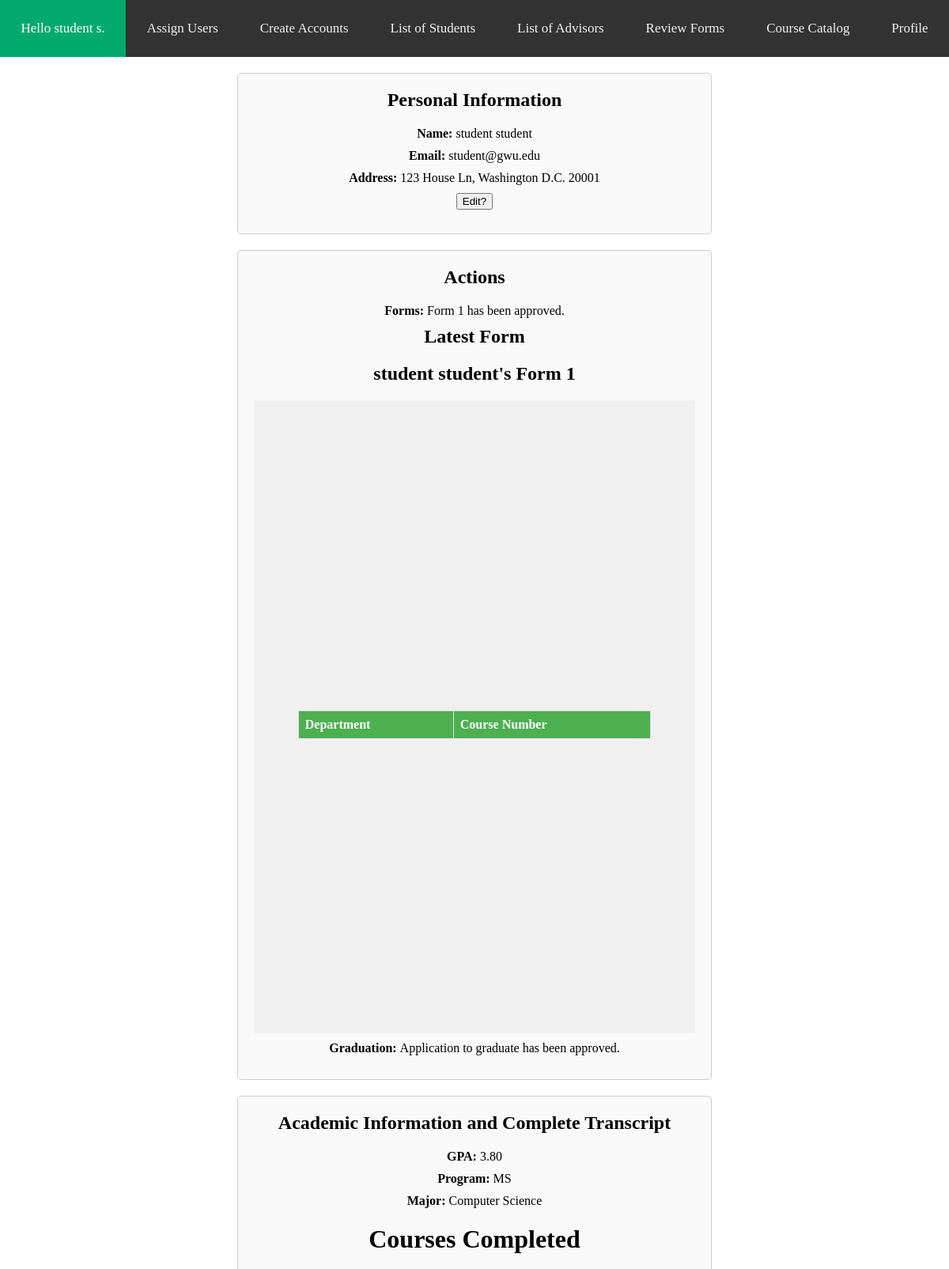
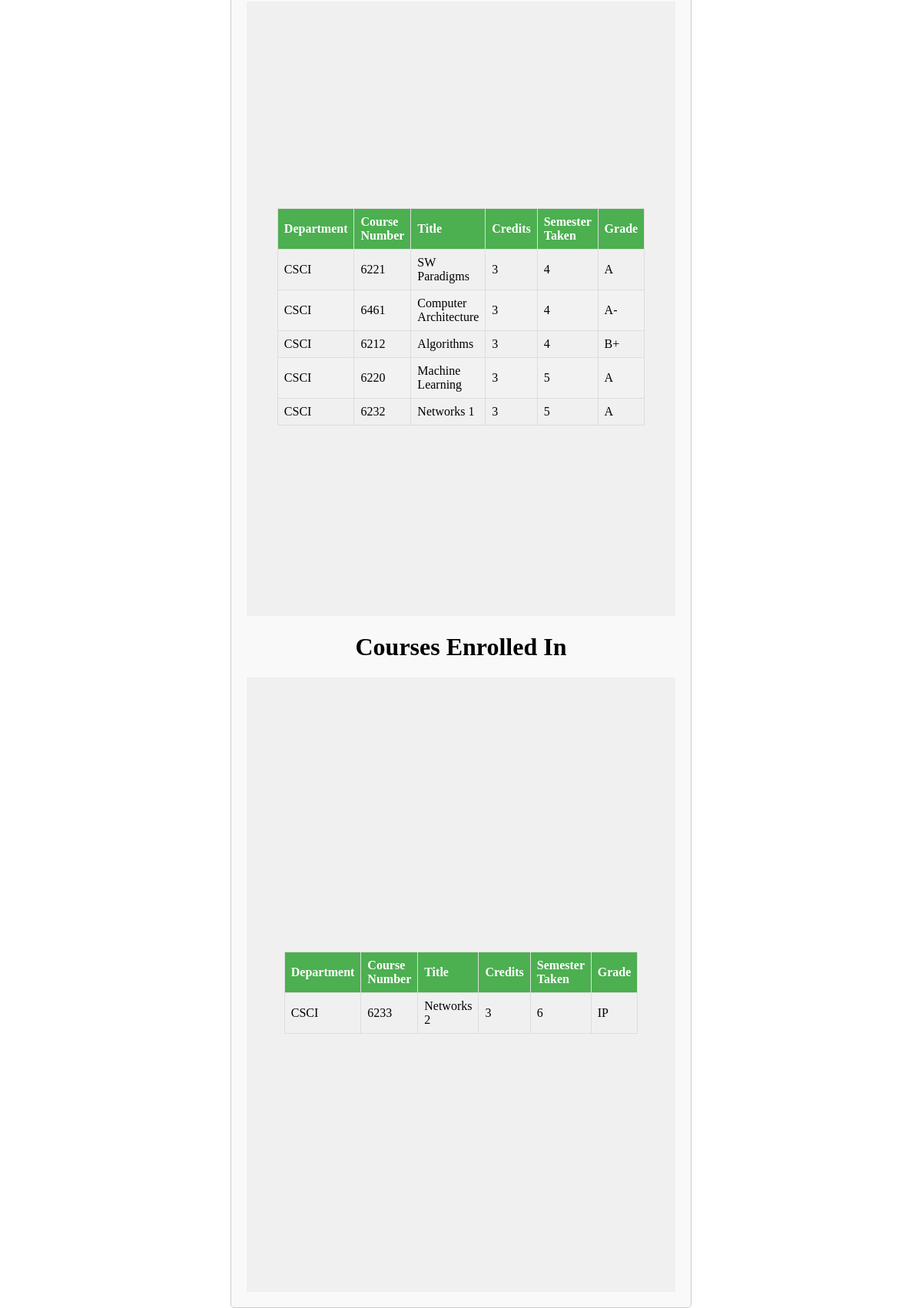
The app's page /studentprofile/3 (signed in) with its own data (2 pictures, top to bottom).
### tables this page shows
CREATE TABLE user_information(
    first_name          VARCHAR(20), 
    last_name           VARCHAR(20),
    -- sys_admin (0) /grad_sec (1) /fac_adv (2) /grad_stu (3) /alumni (4)
    type                INTEGER NOT NULL DEFAULT 5,
    email               VARCHAR(20),
    address             VARCHAR(20),
    user_id             VARCHAR(20),
    FOREIGN KEY (user_id) REFERENCES user_credentials (user_id)
);

CREATE TABLE graduate_student (
    -- student ID
    university_id       VARCHAR(20) UNIQUE,
    --user_id
    user_id             INTEGER UNIQUE,
    -- who the advisor was
    advisor_id          INTEGER,
    -- MA/MS/PhD
    type_of_program     VARCHAR(4),
    -- what they are studying
    area_of_study       VARCHAR(20),
    -- cleared for graduation, 0 is not cleared, 1 is cleared
    cleared             BIT NOT NULL DEFAULT 0,
    gpa                 VARCHAR(20),
    FOREIGN KEY (user_id) REFERENCES user_credentials (user_id),
    FOREIGN KEY (advisor_id) REFERENCES faculty_advisor (user_id)
    -- FOREIGN KEY (cleared) REFERENCES graduation_application (approved)
);

CREATE TABLE course_taken (
    university_id       VARCHAR(20) NOT NULL,
    dept                VARCHAR(4) NOT NULL,
    course_num          INT NOT NULL,
    course_title        VARCHAR(20) NOT NULL,
    credits             INT NOT NULL,
    -- freshfall (0) / freshspri (1) / sophfall (2) / sophspri (3) / jf (4) / js (5) / sf (6) / ss (7)
    semester_taken      INT NOT NULL,
    grade               VARCHAR(2)
);

### main.py (the view)
@app.route('/studentprofile/<id>', methods = ['GET', 'POST'])
def preview(id):
    cursor = get_connection().cursor()
    cursor.execute("SELECT * FROM course_taken WHERE course_taken.university_id = (SELECT university_id FROM graduate_student WHERE user_id = ? )", (id,))
    taken_courses = cursor.fetchall()
    cursor.execute("SELECT * FROM user_information LEFT JOIN graduate_student ON user_information.user_id = graduate_student.user_id WHERE user_information.user_id = ?", (id,))
    student = cursor.fetchone()
    first_name = student['first_name']
    last_name = student['last_name']
    user_id = student['user_id']
    access = session['access']
    stud_access = student['type']
    email = student['email']
    address = student['address']
    university_id = student['university_id']
    gpa = student['gpa']
    type_of_program = student['type_of_program']
    area_of_study = student['area_of_study']
    return render_template('profile.html', first_name = first_name, last_name = last_name, access = access, email = email, address = address, university_id = university_id, gpa = gpa, type_of_program = type_of_program, area_of_study = area_of_study, taken_courses = taken_courses, preview = 1, stud_access = stud_access, user_id = user_id)

### main.py (called while the page is built)
def get_connection():
    connection = getattr(g, '_database', None)
    if connection is None:
        connection = g._database = sqlite3.connect("database.db")
        connection.row_factory = sqlite3.Row
    return connection

### templates/profile.html (shortened to what this page needs)
<!DOCTYPE html>
<html>
<head>
</head>
<body>
    <div class="topnav">
        <a class="active" href="/profile">
            Hello {{ first_name }} {{ last_name[0] }}.</a>
        {% if access == 0 %}
            <a class="centered" href="/assign">Assign Users</a>
            <a class="centered" href="/create">Create Accounts</a>
            <a class="centered" href="/students">List of Students</a>
            <a class="centered" href="/advisors">List of Advisors</a>
            <a class="centered" href="{{ url_for('review_forms') }}">Review Forms</a>
            <a class="centered" href="{{ url_for('course_catalog')}}">Course Catalog</a>
        {% elif access == 1 %}
            <a class="centered" href="/students">List of Students</a>
            <a class="centered" href="/advisors">List of Advisors</a>
            <a class="centered" href="{{ url_for('course_catalog')}}">Course Catalog</a>
        {% elif access == 2 %}
            <a class="centered" href="{{ url_for('list_of_advisees')}}">List of Advisees'</a>
            <a class="centered" href="{{ url_for('review_forms') }}">Review Forms</a>
            <a class="centered" href="{{ url_for('course_catalog')}}">Course Catalog</a>
        {% elif access == 3 %}
            <a class="centered" href="{{ url_for('taken_course_and_requirements')}}">Taken Courses and Requirements</a>
            <a class="centered" href="{{ url_for('course_catalog')}}">Course Catalog</a>
            <a class="centered" href="{{ url_for('forms')}}">Submit Forms</a>
        {% endif %}
            <a class="centered" href="{{ url_for('profile')}}">Profile</a>
    </div>
    <div class="user-info-container">
        <div class="user-info-box">
            <h2>Personal Information</h2>
            <p><b>Name:</b> {{ first_name }} {{ last_name }}</p>
            <p><b>Email:</b> {{ email }}</p>
            <p><b>Address:</b> {{ address }}</p>
            <p><button class="edit_button" onclick="open_edit_form()"> Edit? </button></p>
        </div>
    </div>
    {% if access == 0 and preview != 1 %}
    <div class="user-actions-container">
        <div class="user-actions-box">
            <h2>Actions</h2>
            <form action="{{ url_for('profile', logout = 'True') }}" method="POST">
                <p><button class="logout-button" type="submit"> Sign Out? </button></p>
            </form>
        </div>
    </div>
    {% elif access == 3 or (preview == 1 and stud_access == 3) %}
        <div class="user-actions-container">
            <div class="user-actions-box">
                <h2>Actions</h2>
                <p><b>Forms: </b>
                    {% if form == 'none' %}
                        No Form 1 has been submitted.
                    {% elif form == 'pending' %}
                        Form 1 is pending approval.
                    {% else %}
                        Form 1 has been approved.
                    {% endif %}
                </p>
                <h2>Latest Form</h2>
                {% if form == 'none' %}
                    No form to display.
                {% else %}
                <h2>{{ first_name }} {{ last_name }}'s Form 1</h2>
                <div class="center-table">
                    <table>
                        <thead>
                            <th> Department </th>
                            <th> Course Number </th>
                        </thead>
                    </table>
                </div>
                {% endif %}
                <p><b>Graduation: </b>
                    {% if cleared == 'none' %}
                        No application to graduate.
                    {% elif cleared == 'pending' %}
                        Graduation application is pending approval.
                    {% else %}
                        Application to graduate has been approved.
                    {% endif %}
                </p>
            </div>
        </div>
        <div class="academic-info-container">
            <div class="academic-info-box">
                <h2>Academic Information and Complete Transcript</h2>
                <p><b>GPA:</b> {{ gpa }}</p>
                <p><b>Program:</b> {{ type_of_program }}</p>
                <p><b>Major:</b> {{ area_of_study }} </p>
                <div class="courses_taken">
                    <div class="title">
                        <h1>Courses Completed</h1>
                    </div>
                    <div class="center-table">
                        <table>
                            <thead>
                                <th> Department </th>
                                <th> Course Number </th>
                                <th> Title </th>
                                <th> Credits </th>
                                <th> Semester Taken </th>
                                <th> Grade </th>
                            </thead>
                            <tbody>
                                {% for course in taken_courses if not course[6] == 'IP' %}
                                    <tr>
                                        <td> {{course[1]}} </td>
                                        <td> {{course[2]}} </td>
                                        <td> {{course[3]}} </td>
                                        <td> {{course[4]}} </td>
                                        <td> {{course[5]}} </td>
                                        <td> {{course[6]}} </td>
                                    </tr>
                                {% endfor %}
                            </tbody>
                        </table>
                    </div>
                </div>
                <div class="title">
                    <h1>Courses Enrolled In</h1>
                </div>
                <div class="center-table">
                    <table>
                        <thead>
                            <th> Department </th>
                            <th> Course Number </th>
                            <th> Title </th>
                            <th> Credits </th>
                            <th> Semester Taken </th>
                            <th> Grade </th>
                        </thead>
                        <tbody>
                            {% for course in taken_courses if course[6] == 'IP' %}
                                <tr>
                                    <td> {{course[1]}} </td>
                                    <td> {{course[2]}} </td>
                                    <td> {{course[3]}} </td>
                                    <td> {{course[4]}} </td>
                                    <td> {{course[5]}} </td>
                                    <td> {{course[6]}} </td>
                                </tr>
                            {% endfor %}
                        </tbody>
                    </table>
                </div>
            </div>
        </div>
    {% endif %}
</body>

### templates/profile.html (style rules this page uses)
* { box-sizing: border-box; }
body { margin: 0; }
.topnav { background-color: #333; overflow: hidden; display: flex; align-items: center; }
.topnav a { color: #f2f2f2; text-align: center; padding: 18px 20px; text-decoration: none; font-size: 17px; display: flex; align-items: center; box-sizing: border-box; height: 72px; border: 1px solid transparent; flex-grow: 1; }
.topnav a.active { background-color: #04AA6D; color: white; height: 72px; flex-grow: 1; justify-content: center; text-align: center; }
.topnav a.centered { flex-grow: 1; justify-content: center; text-align: center; }
.center-table { display: flex; justify-content: center; align-items: center; height: 100vh; margin: 0; background-color: #f0f0f0; }
table { border-collapse: collapse; width: 80%; margin-top: 20px; }
th, td { border: 1px solid #ddd; padding: 8px; text-align: left; }
th { background-color: #f2f2f2; }
tr:nth-child(even) { background-color: #f2f2f2; }
th { background-color: #4CAF50; color: white; }
.title { text-align: center; margin-top: 20px; }
.user-info-container { display: flex; justify-content: center; margin-top: 20px; }
.user-info-box { width: 50%; padding: 20px; border: 1px solid #ccc; border-radius: 5px; background-color: #f9f9f9; text-align: center; }
.user-info-box h2 { margin-top: 0; }
.user-info-box p { margin: 10px 0; }
.academic-info-container { display: flex; justify-content: center; margin-top: 20px; }
.academic-info-box { width: 50%; padding: 20px; border: 1px solid #ccc; border-radius: 5px; background-color: #f9f9f9; text-align: center; }
.academic-info-box h2 { margin-top: 0; }
.academic-info-box p { margin: 10px 0; }
.user-actions-container { display: flex; justify-content: center; margin-top: 20px; }
.user-actions-box { width: 50%; padding: 20px; border: 1px solid #ccc; border-radius: 5px; background-color: #f9f9f9; text-align: center; }
.user-actions-box h2 { margin-top: 0; }
.user-actions-box p { margin: 10px 0; }

### records on screen
user_information: first_name "student", last_name "s", last_name "student", email "student@gwu.edu", address "123 House Ln, Washington D.C. 20001"
graduate_student: gpa "3.80", type_of_program "MS", area_of_study "Computer Science"
course_taken: dept "CSCI", course_num "6221", course_title "SW Paradigms", credits "3", semester_taken "4", grade "A"
course_taken: dept "CSCI", course_num "6461", course_title "Computer Architecture", credits "3", semester_taken "4", grade "A-"
course_taken: dept "CSCI", course_num "6212", course_title "Algorithms", credits "3", semester_taken "4", grade "B+"
course_taken: dept "CSCI", course_num "6220", course_title "Machine Learning", credits "3", semester_taken "5", grade "A"
course_taken: dept "CSCI", course_num "6232", course_title "Networks 1", credits "3", semester_taken "5", grade "A"
course_taken: dept "CSCI", course_num "6233", course_title "Networks 2", credits "3", semester_taken "6", grade "IP"
